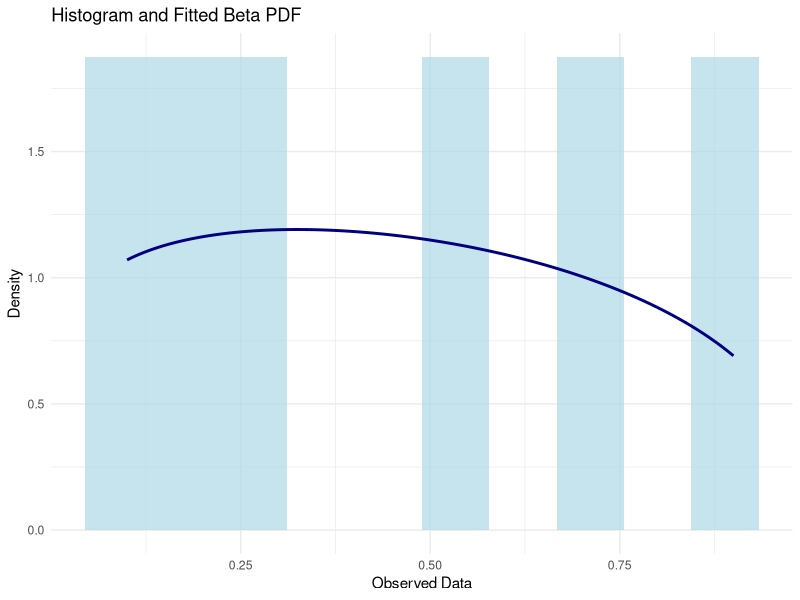

Generate this figure with R:
#https://rpubs.com/rubafikri/Beta_Distributio_nAnalysis

# Load required packages
suppressPackageStartupMessages({
  library(MASS)
  library(ggplot2)
})
suppressWarnings({library(fitdistrplus)})

# Example observed data
observed_data <- c(0.1, 0.2, 0.3, 0.5, 0.7, 0.9)

# Estimate the parameters of the Beta distribution using method of moments
alpha_est <- mean(observed_data) * ((mean(observed_data) * (1 - mean(observed_data)) / var(observed_data)) - 1)
beta_est <- (1 - mean(observed_data)) * ((mean(observed_data) * (1 - mean(observed_data)) / var(observed_data)) - 1)

# Fit Beta distribution to the data
fit <- fitdist(observed_data, "beta", start = list(shape1 = alpha_est, shape2 = beta_est))

# Bin the data
bins <- cut(observed_data, breaks = seq(0, 1, length.out = 6))
observed_frequencies <- table(bins)

# Calculate expected frequencies
bin_edges <- seq(0, 1, length.out = 6)
expected_frequencies <- diff(pbeta(bin_edges, fit$estimate[1], fit$estimate[2])) * length(observed_data)

# Perform Chi-Square Test
chi_square_stat <- sum((observed_frequencies - expected_frequencies)^2 / expected_frequencies)
chi_square_p_value <- 1 - pchisq(chi_square_stat, df = length(observed_frequencies) - 1 - 2)

# Print results
cat("Chi-Square Test Statistic:", chi_square_stat, "\n")
cat("Chi-Square Test P-Value:", chi_square_p_value, "\n")

p <- # Plot histogram and fitted PDF
ggplot() +
  geom_histogram(aes(x = observed_data, y = after_stat(density)), bins = 10, fill = "lightblue", alpha = 0.7) +
  stat_function(fun = dbeta, args = list(shape1 = fit$estimate[1], shape2 = fit$estimate[2]), color = "navyblue", linewidth = 1) +
  labs(title = "Histogram and Fitted Beta PDF",
       x = "Observed Data",
       y = "Density") +
  theme_minimal()
